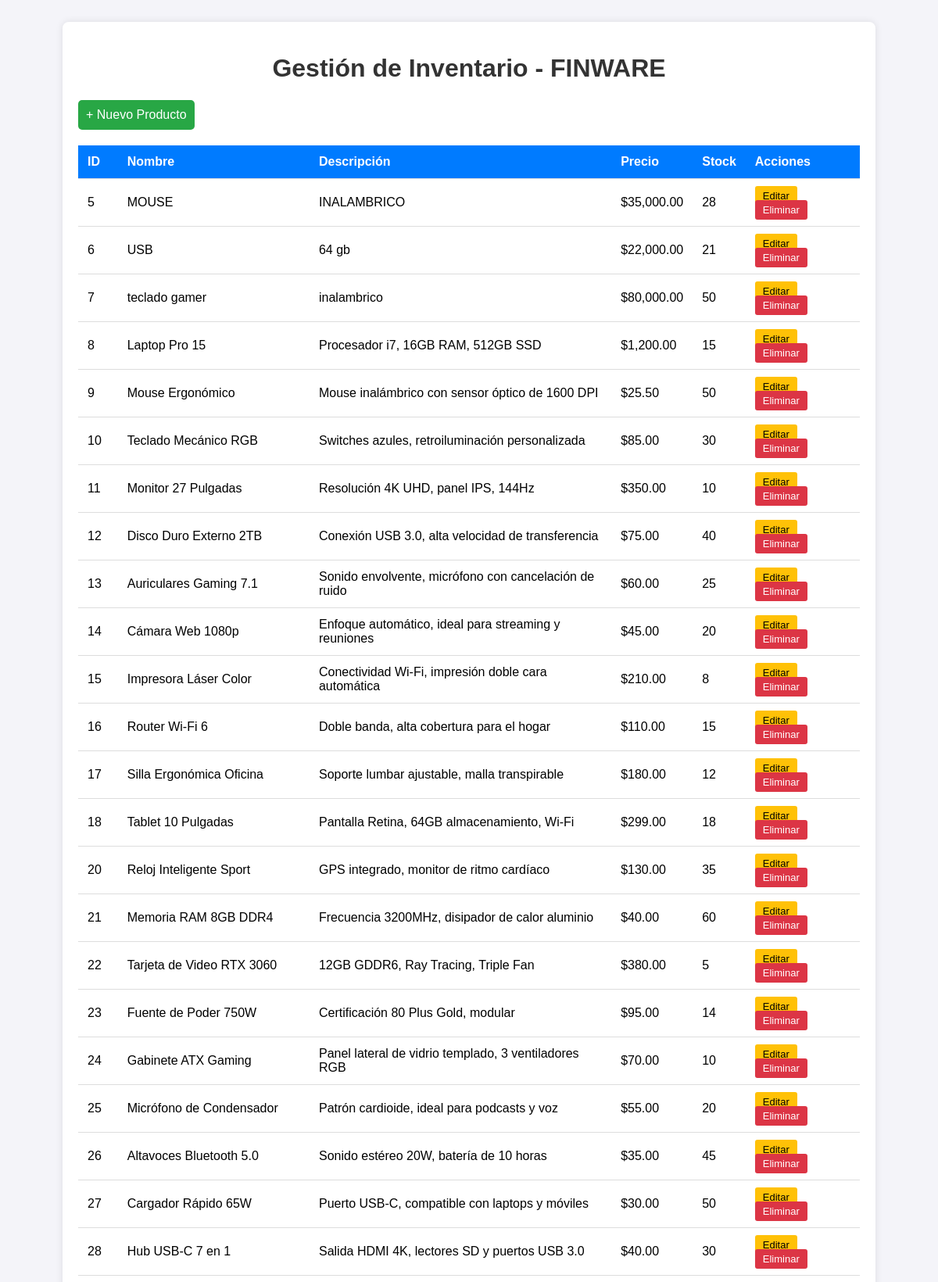
The page / (upper part) on the database its author committed.
### tables this page shows
CREATE TABLE `productos` (
  `id` int(11) NOT NULL,
  `nombre` varchar(100) NOT NULL,
  `descripcion` text DEFAULT NULL,
  `precio` decimal(10,2) NOT NULL,
  `stock` int(11) NOT NULL,
  `fecha_creacion` timestamp NOT NULL DEFAULT current_timestamp()
);

### controllers/ProductoController.php (called while the page is built, shortened)
<?php
require_once __DIR__ . '/../models/Producto.php';
class ProductoController {
    public function index() {
        $producto = new Producto();
        $todosLosProductos = $producto->listar();
        require_once __DIR__ . '/../views/inventario.php';
    }
}
?>

### models/producto.php (called while the page is built, shortened)
<?php
class Producto {
    private $db;
    public function __construct() {
        $database = new Database();
        $this->db = $database->conectar();
    }
    public function listar() {
        $sql = "SELECT * FROM productos";
        $stmt = $this->db->prepare($sql);
        $stmt->execute();
        return $stmt->fetchAll(PDO::FETCH_ASSOC);
    }
}
?>

### config/db.php (called while the page is built, shortened)
<?php
class Database {
    private $host = "localhost";
    private $db_name = "db_finware";
    private $username = "root";
    private $password = "";
    public function conectar() {
        $this->conn = null;
        try {
            $this->conn = new PDO("mysql:host=" . $this->host . ";dbname=" . $this->db_name, $this->username, $this->password);
            $this->conn->exec("set names utf8");
        } catch(PDOException $exception) {
            echo "Error de conexión: " . $exception->getMessage();
        }
        return $this->conn;
    }
}
?>

### views/inventario.php (the view, shortened to what this page needs)
<!DOCTYPE html>
<html lang="es">
<head>
    <link rel="stylesheet" href="views/css/estilos.css">
</head>
<body>
    <div class="container">
        <h1>Gestión de Inventario - FINWARE</h1>
        <div class="acciones">
            <a href="index.php?action=crear" class="btn-nuevo" style="text-decoration: none; display: inline-block; padding: 10px; background: #28a745; color: white; border-radius: 5px;">+ Nuevo Producto</a>
        </div>
        <table>
            <thead>
                <tr>
                    <th>ID</th>
                    <th>Nombre</th>
                    <th>Descripción</th>
                    <th>Precio</th>
                    <th>Stock</th>
                    <th>Acciones</th>
                </tr>
            </thead>
            <tbody>
                <?php if (!empty($todosLosProductos)): ?>
                    <?php foreach ($todosLosProductos as $p): ?>
                    <tr>
                        <td><?php echo $p['id']; ?></td>
                        <td><?php echo $p['nombre']; ?></td>
                        <td><?php echo $p['descripcion']; ?></td>
                        <td>$<?php echo number_format($p['precio'], 2); ?></td>
                        <td><?php echo $p['stock']; ?></td>
                        <td>
                            <a href="index.php?action=editar&id=<?php echo $p['id']; ?>"
                               class="btn-editar"
                               style="text-decoration: none; padding: 5px 10px; background: #ffc107; color: black; border-radius: 3px; font-size: 13px; margin-right: 5px;">
                               Editar
                            </a>
                            <a href="index.php?action=borrar&id=<?php echo $p['id']; ?>"
                               class="btn-eliminar"
                               onclick="return confirm('¿Estás seguro de eliminar este producto?')"
                               style="text-decoration: none; padding: 5px 10px; background: #dc3545; color: white; border-radius: 3px; font-size: 13px;">
                               Eliminar
                            </a>
                        </td>
                    </tr>
                    <?php endforeach; ?>
                <?php else: ?>
                    <tr>
                        <td colspan="6" style="text-align:center;">No hay productos registrados.</td>
                    </tr>
                <?php endif; ?>
            </tbody>
        </table>
    </div>
</body>
</html>

### index.php (shortened to what this page needs)
<?php
require_once 'config/db.php';
require_once 'controllers/ProductoController.php';
$controlador = new productoController();
$action = isset($_GET['action']) ? $_GET['action'] : 'index';
switch ($action) {
    default:
        $controlador->index();
        break;
}
?>

### views/css/estilos.css (style rules this page uses)
body { font-family: Arial, sans-serif; background-color: #f4f4f9; padding: 20px; }
.container { max-width: 1000px; margin: auto; background: white; padding: 20px; border-radius: 8px; box-shadow: 0 0 10px rgba(0,0,0,0.1); }
h1 { color: #333; text-align: center; }
table { width: 100%; border-collapse: collapse; margin-top: 20px; }
th, td { padding: 12px; border-bottom: 1px solid #ddd; text-align: left; }
th { background-color: #007bff; color: white; }
.btn-nuevo { background-color: #28a745; color: white; padding: 10px 15px; border: none; border-radius: 4px; cursor: pointer; }
.btn-editar { background-color: #ffc107; border: none; padding: 5px; cursor: pointer; }
.btn-eliminar { background-color: #dc3545; color: white; border: none; padding: 5px; cursor: pointer; }

### rows shown on the page
productos: id "5", nombre "MOUSE", descripcion "INALAMBRICO", precio "35,000.00", stock "28"
productos: id "6", nombre "USB", descripcion "64 gb", precio "22,000.00", stock "21"
productos: id "7", nombre "teclado gamer", descripcion "inalambrico", precio "80,000.00", stock "50"
productos: id "8", nombre "Laptop Pro 15", descripcion "Procesador i7, 16GB RAM, 512GB SSD", precio "1,200.00", stock "15"
productos: id "9", nombre "Mouse Ergonómico", descripcion "Mouse inalámbrico con sensor óptico de 1600 DPI", precio "25.50", stock "50"
productos: id "10", nombre "Teclado Mecánico RGB", descripcion "Switches azules, retroiluminación personalizada", precio "85.00", stock "30"
productos: id "11", nombre "Monitor 27 Pulgadas", descripcion "Resolución 4K UHD, panel IPS, 144Hz", precio "350.00", stock "10"
productos: id "12", nombre "Disco Duro Externo 2TB", descripcion "Conexión USB 3.0, alta velocidad de transferencia", precio "75.00", stock "40"
productos: id "13", nombre "Auriculares Gaming 7.1", descripcion "Sonido envolvente, micrófono con cancelación de ruido", precio "60.00", stock "25"
productos: id "14", nombre "Cámara Web 1080p", descripcion "Enfoque automático, ideal para streaming y reuniones", precio "45.00", stock "20"
productos: id "15", nombre "Impresora Láser Color", descripcion "Conectividad Wi-Fi, impresión doble cara automática", precio "210.00", stock "8"
productos: id "16", nombre "Router Wi-Fi 6", descripcion "Doble banda, alta cobertura para el hogar", precio "110.00", stock "15"
productos: id "17", nombre "Silla Ergonómica Oficina", descripcion "Soporte lumbar ajustable, malla transpirable", precio "180.00", stock "12"
productos: id "18", nombre "Tablet 10 Pulgadas", descripcion "Pantalla Retina, 64GB almacenamiento, Wi-Fi", precio "299.00", stock "18"
productos: id "20", nombre "Reloj Inteligente Sport", descripcion "GPS integrado, monitor de ritmo cardíaco", precio "130.00", stock "35"
productos: id "21", nombre "Memoria RAM 8GB DDR4", descripcion "Frecuencia 3200MHz, disipador de calor aluminio", precio "40.00", stock "60"
productos: id "22", nombre "Tarjeta de Video RTX 3060", descripcion "12GB GDDR6, Ray Tracing, Triple Fan", precio "380.00", stock "5"
productos: id "23", nombre "Fuente de Poder 750W", descripcion "Certificación 80 Plus Gold, modular", precio "95.00", stock "14"
productos: id "24", nombre "Gabinete ATX Gaming", descripcion "Panel lateral de vidrio templado, 3 ventiladores RGB", precio "70.00", stock "10"
productos: id "25", nombre "Micrófono de Condensador", descripcion "Patrón cardioide, ideal para podcasts y voz", precio "55.00", stock "20"
productos: id "26", nombre "Altavoces Bluetooth 5.0", descripcion "Sonido estéreo 20W, batería de 10 horas", precio "35.00", stock "45"
productos: id "27", nombre "Cargador Rápido 65W", descripcion "Puerto USB-C, compatible con laptops y móviles", precio "30.00", stock "50"
productos: id "28", nombre "Hub USB-C 7 en 1", descripcion "Salida HDMI 4K, lectores SD y puertos USB 3.0", precio "40.00", stock "30"
